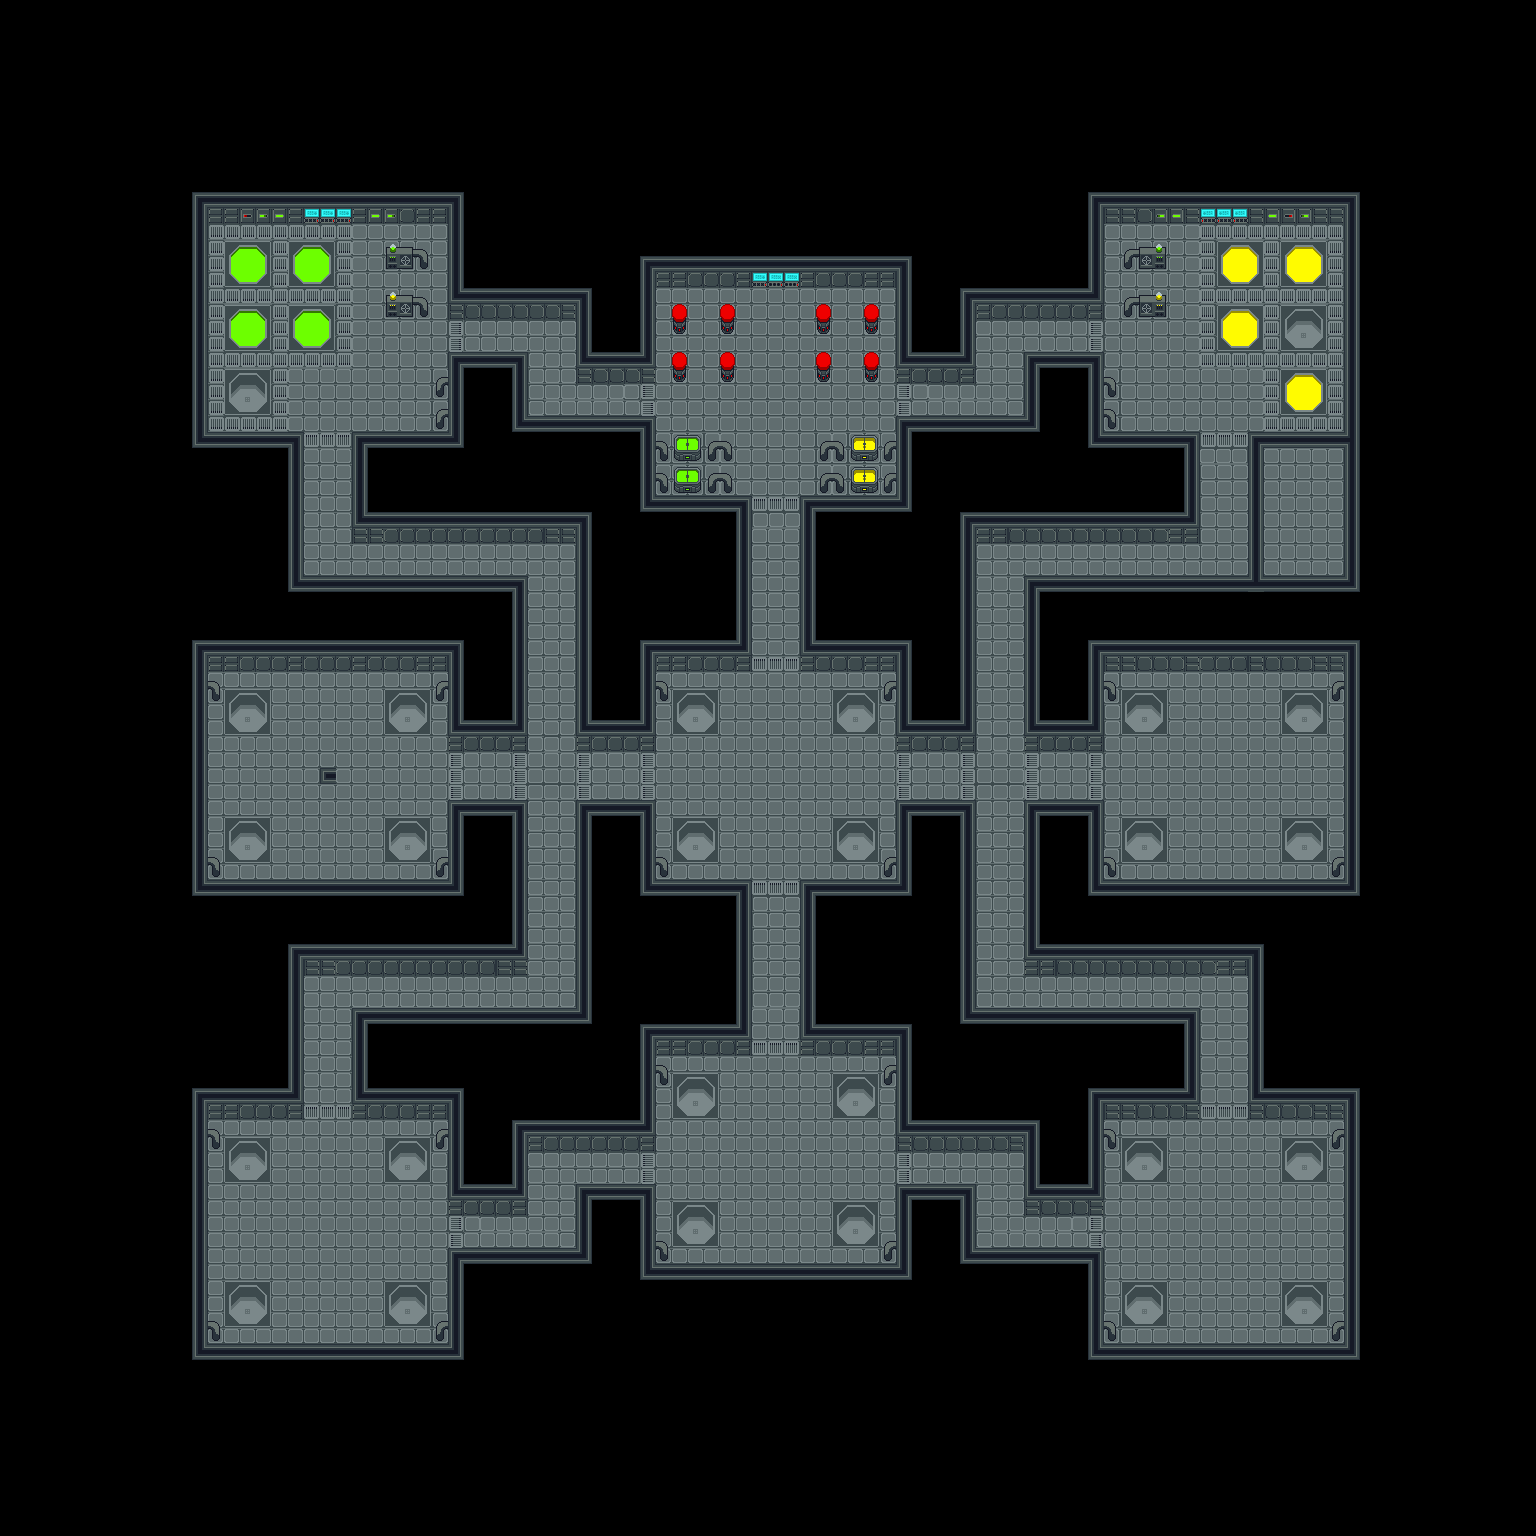

A level layout from a 2D game, rendered from its tile map. Below: a short description, then the map file with tile-grid data replaced by summaries:
An orthogonal 96x96 tile map with 16x16 px tiles, 1 tile layer (Graphics) and 2228 objects (6, 2, 0, 4, 7, ...).

<map version="1.4" tiledversion="1.4.3" orientation="orthogonal" renderorder="right-down" width="96" height="96" tilewidth="16" tileheight="16" infinite="0" nextlayerid="18" nextobjectid="2878">
 <tileset firstgid="1" source="industrial-sprite-sheet-DeadEnd-LMZ.tsx" />
 <layer id="1" name="Graphics" width="96" height="96">
  <data>[9216 cells, 3668 non-empty, 63 distinct tile ids]</data>
 </layer>
 <objectgroup color="#000000" id="17" name="Brig">
  <object id="2870" x="1280" y="464" width="16" height="16" />
  <object id="2871" x="1312" y="464" width="16" height="16" />
  <object id="2872" x="1312" y="496" width="16" height="16" />
  <object id="2873" x="1280" y="496" width="16" height="16" />
  <object id="2874" x="1312" y="528" width="16" height="16" />
  <object id="2875" x="1280" y="528" width="16" height="16" />
  <object id="2876" x="1312" y="560" width="16" height="16" />
  <object id="2877" x="1280" y="560" width="16" height="16" />
 </objectgroup>
 <objectgroup color="#ff0000" id="2" name="Ai Pathing">
  <object id="292" x="528" y="544" width="16" height="16" />
  <object id="293" x="544" y="544" width="16" height="16" />
  <object id="294" x="560" y="544" width="16" height="16" />
  <object id="295" x="528" y="560" width="16" height="16" />
  <object id="296" x="544" y="560" width="16" height="16" />
  <object id="297" x="560" y="560" width="16" height="16" />
  <object id="298" x="528" y="576" width="16" height="16" />
  <object id="299" x="544" y="576" width="16" height="16" />
  <object id="300" x="560" y="576" width="16" height="16" />
  <object id="301" x="528" y="592" width="16" height="16" />
  <object id="302" x="544" y="592" width="16" height="16" />
  <object id="303" x="560" y="592" width="16" height="16" />
  <object id="304" x="528" y="608" width="16" height="16" />
  <object id="305" x="544" y="608" width="16" height="16" />
  <object id="306" x="560" y="608" width="16" height="16" />
  <object id="307" x="528" y="624" width="16" height="16" />
  <object id="308" x="544" y="624" width="16" height="16" />
  <object id="309" x="560" y="624" width="16" height="16" />
  <object id="328" x="528" y="640" width="16" height="16" />
  <object id="329" x="544" y="640" width="16" height="16" />
  <object id="330" x="560" y="640" width="16" height="16" />
  <object id="331" x="528" y="656" width="16" height="16" />
  <object id="332" x="544" y="656" width="16" height="16" />
  <object id="333" x="560" y="656" width="16" height="16" />
  <object id="334" x="528" y="672" width="16" height="16" />
  <object id="335" x="544" y="672" width="16" height="16" />
  <object id="336" x="560" y="672" width="16" height="16" />
  <object id="337" x="528" y="688" width="16" height="16" />
  <object id="338" x="544" y="688" width="16" height="16" />
  <object id="339" x="560" y="688" width="16" height="16" />
  <object id="340" x="528" y="704" width="16" height="16" />
  <object id="341" x="544" y="704" width="16" height="16" />
  <object id="342" x="560" y="704" width="16" height="16" />
  <object id="343" x="528" y="720" width="16" height="16" />
  <object id="344" x="544" y="720" width="16" height="16" />
  <object id="345" x="560" y="720" width="16" height="16" />
  <object id="346" x="528" y="736" width="16" height="16" />
  <object id="347" x="544" y="736" width="16" height="16" />
  <object id="348" x="560" y="736" width="16" height="16" />
  <object id="349" x="528" y="752" width="16" height="16" />
  <object id="350" x="544" y="752" width="16" height="16" />
  <object id="351" x="560" y="752" width="16" height="16" />
  <object id="352" x="528" y="768" width="16" height="16" />
  <object id="353" x="544" y="768" width="16" height="16" />
  <object id="354" x="560" y="768" width="16" height="16" />
  <object id="355" x="528" y="784" width="16" height="16" />
  <object id="356" x="544" y="784" width="16" height="16" />
  <object id="357" x="560" y="784" width="16" height="16" />
  <object id="358" x="528" y="800" width="16" height="16" />
  <object id="359" x="544" y="800" width="16" height="16" />
  <object id="360" x="560" y="800" width="16" height="16" />
  <object id="361" x="528" y="816" width="16" height="16" />
  <object id="362" x="544" y="816" width="16" height="16" />
  <object id="363" x="560" y="816" width="16" height="16" />
  <object id="364" x="528" y="832" width="16" height="16" />
  <object id="365" x="544" y="832" width="16" height="16" />
  <object id="366" x="560" y="832" width="16" height="16" />
  </objectgroup>
 <objectgroup color="#00ff00" id="3" name="Collision">
  <!-- 226 objects omitted --></objectgroup>
 <objectgroup color="#ffff00" id="4" name="Interactables">
  <!-- 33 objects omitted --></objectgroup>
 <objectgroup color="#0000ff" id="14" name="Start Locations">
  <!-- 18 objects omitted --></objectgroup>
 <objectgroup color="#ff55ff" id="15" name="Teleporters">
  <!-- 9 objects omitted --></objectgroup>
 <objectgroup color="#ffaaff" id="16" name="Infirmiry">
  <!-- 1 objects omitted --></objectgroup>
</map>
<!-- 2163 of 2228 objects omitted -->